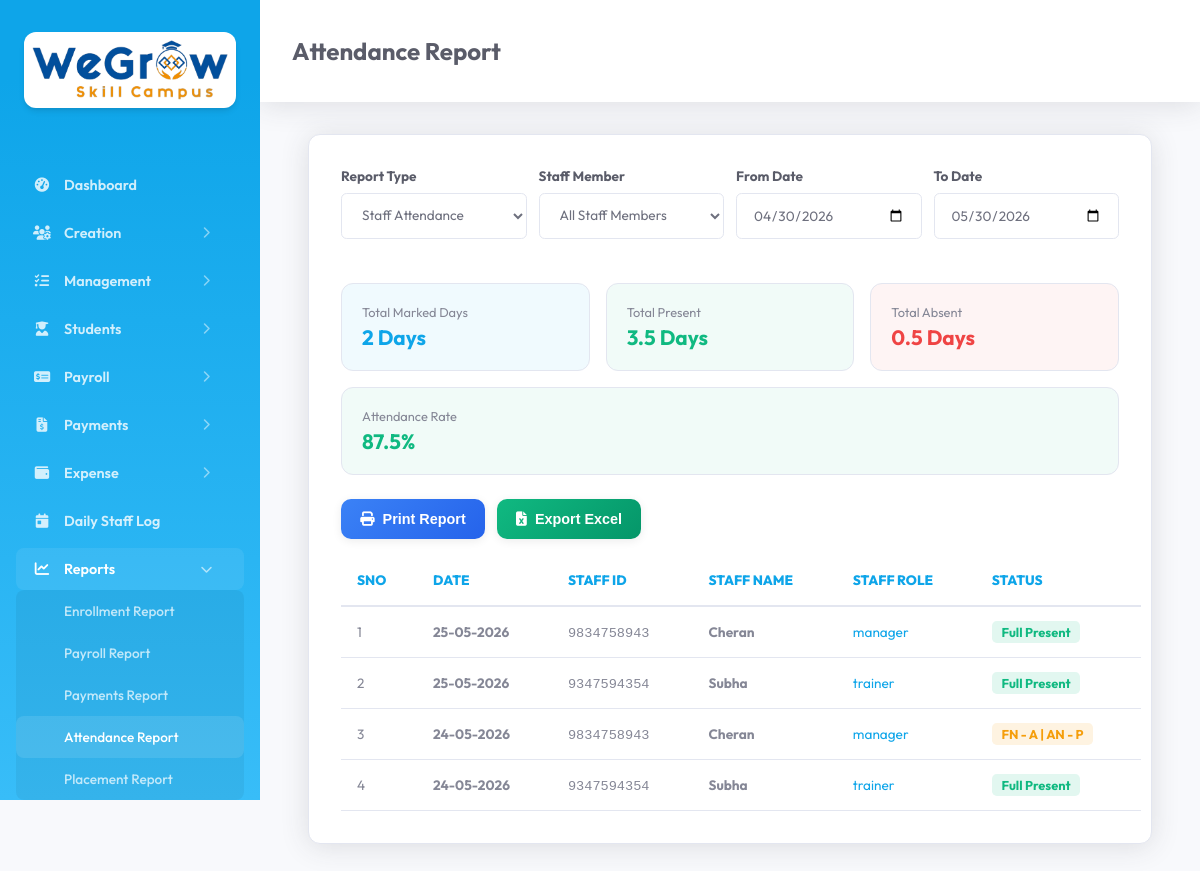
The page /report_attendance.php (signed in) on the database its author committed.
### tables this page shows
CREATE TABLE `tc_attendance` (
  `id` int(11) NOT NULL AUTO_INCREMENT,
  `created_date_time` datetime DEFAULT NULL,
  `updated_date_time` datetime DEFAULT NULL,
  `company_id` mediumtext DEFAULT NULL,
  `attendance_id` mediumtext DEFAULT NULL,
  `attendance_date` date DEFAULT NULL,
  `staff_id` mediumtext DEFAULT NULL,
  `staff_name` mediumtext DEFAULT NULL,
  `staff_number` mediumtext DEFAULT NULL,
  `staff_role` mediumtext DEFAULT NULL,
  `fn_present` mediumtext DEFAULT NULL,
  `an_present` mediumtext DEFAULT NULL,
  `present_code` mediumtext DEFAULT NULL,
  `deleted` int(11) NOT NULL DEFAULT 0,
  PRIMARY KEY (`id`)
);

### main/basic_functions.php (called while the page is built, shortened)
<?php
    class Basic_Functions extends Database {
        public $con;
        public function getQueryRecords($query, $params = []) {
            $con = $this->con;
            $stmt = $con->prepare($query);
            $stmt->execute($params);
            return $stmt->fetchAll();
        }
    }
?>

### report_attendance.php (the view, shortened to what this page needs)
<?php require_once 'common_file.php';
$from_page = 'Attendance Report';
$from_date = date('Y-m-d', strtotime('-30 days'));
$to_date = date('Y-m-d');
$report_type = 'staff';
$staff_id = '';
$student_id = '';
$attendance_data = [];
$total_present_days = 0;
$total_absent_days = 0;
$unique_dates = [];
$total_marked = 0;
if ($report_type === 'staff') {
    $where = "a.deleted = 0 AND a.company_id = :comp_id";
    $params = [':comp_id' => $_SESSION['company_id']];
    if (!empty($from_date)) {
        $where .= " AND a.attendance_date >= :from_date";
        $params[':from_date'] = $from_date;
    }
    if (!empty($to_date)) {
        $where .= " AND a.attendance_date <= :to_date";
        $params[':to_date'] = $to_date;
    }
    $query = "SELECT a.*
              FROM {$GLOBALS['attendance_table']} a
              WHERE $where
              ORDER BY a.attendance_date DESC, a.staff_name ASC";
    $attendance_data = $bf->getQueryRecords($query, $params);
}
if (!empty($attendance_data)) {
    foreach ($attendance_data as $row) {
        $total_marked++;
        $unique_dates[$row['attendance_date']] = true;
        switch ($row['present_code']) {
            case 'PP':
                $total_present_days += 1;
                break;
            case 'PA':
            case 'AP':
                $total_present_days += 0.5;
                $total_absent_days += 0.5;
                break;
        }
    }
}
$total_days = count($unique_dates);
$attendance_rate = $total_marked > 0 ? ($total_present_days / $total_marked) * 100 : 0;
?>
<!DOCTYPE html>
<html lang="en">
<head>
    <link rel="stylesheet" href="assets/css/style.css">
</head>
<body>
    <?php include 'sidebar.php'; ?>
    <div class="main-content update_content">
        <div class="header">
            <h2><?php echo htmlspecialchars($from_page); ?></h2>
        </div>
        <div class="module-section">
            <div id="attendance_report_container">
                <form name="attendance_report_form" id="attendance_report_form" method="post">
                    <div class="filter-row">
                        <div class="form-group">
                            <label>Report Type</label>
                            <select name="report_type" id="report_type" class="form-input" onchange="onReportTypeChange()">
                                <option value="staff" <?php echo $report_type === 'staff' ? 'selected' : ''; ?>>Staff Attendance</option>
                            </select>
                        </div>
                        <div class="form-group" id="filter_staff" style="<?php echo $report_type === 'staff' ? '' : 'display:none;'; ?>">
                            <label>Staff Member</label>
                            <select name="staff_id" id="staff_id" class="form-input" onchange="getReport()">
                                <option value="">All Staff Members</option>
                            </select>
                        </div>
                        <div class="form-group">
                            <label>From Date</label>
                            <input type="date" name="from_date" id="from_date" class="form-input"
                                value="<?php echo $from_date; ?>" max="<?php echo date('Y-m-d'); ?>" onchange="getReport()">
                        </div>
                        <div class="form-group">
                            <label>To Date</label>
                            <input type="date" name="to_date" id="to_date" class="form-input"
                                value="<?php echo $to_date; ?>" max="<?php echo date('Y-m-d'); ?>" onchange="getReport()">
                        </div>
                    </div>
                </form>
                <div class="summary-cards" style="margin-top: 1.5rem;">
                    <div class="summary-card" style="background: rgba(14,165,233,0.06);">
                        <div class="label">Total Marked Days</div>
                        <div class="value" style="color: var(--primary);"><?php echo $total_days; ?> Days</div>
                    </div>
                    <div class="summary-card" style="background: rgba(16,185,129,0.06);">
                        <div class="label">Total Present</div>
                        <div class="value present-color"><?php echo $total_present_days; ?> Days</div>
                    </div>
                    <div class="summary-card" style="background: rgba(239,68,68,0.06);">
                        <div class="label">Total Absent</div>
                        <div class="value absent-color"><?php echo $total_absent_days; ?> Days</div>
                    </div>
                    <div class="summary-card" style="background: rgba(16,185,129,0.06);">
                        <div class="label">Attendance Rate</div>
                        <div class="value present-color"><?php echo number_format($attendance_rate, 1); ?>%</div>
                    </div>
                </div>
                <div class="report-actions">
                    <button type="button" class="btn-report btn-print"
                        onclick="window.open('reports/rpt_attendance_report.php?report_type=<?php echo $report_type; ?>&staff_id=<?php echo $staff_id; ?>&student_id=<?php echo $student_id; ?>&from_date=<?php echo $from_date; ?>&to_date=<?php echo $to_date; ?>', '_blank')">
                        <i class="fas fa-print"></i> Print Report
                    </button>
                    <button type="button" class="btn-report btn-excel"
                        onclick="getExcelReport();">
                        <i class="fas fa-file-excel"></i> Export Excel
                    </button>
                </div>
                <table class="responsive table table-bordered" id="attendance_report_table">
                    <thead>
                        <tr>
                            <th>Sno</th>
                            <th>Date</th>
                            <?php if ($report_type === 'staff'): ?>
                                <th>Staff ID</th>
                                <th>Staff Name</th>
                                <th>Staff Role</th>
                            <?php endif; ?>
                            <th>Status</th>
                        </tr>
                    </thead>
                    <tbody>
                        <?php
                            $sno = 1;
                            if(!empty($attendance_data)) {
                                foreach ($attendance_data as $row) {
                                    $status_badge = '';
                                    switch ($row['present_code']) {
                                        case 'PP':
                                            $status_badge = '<span class="status-badge" style="background: rgba(16,185,129,0.12); color: #10b981; font-weight: 700; padding: 0.2rem 0.6rem; border-radius: 0.3rem; font-size: 0.8rem;">Full Present</span>';
                                            break;
                                        case 'AP':
                                            $status_badge = '<span class="status-badge" style="background: rgba(245,158,11,0.12); color: #f59e0b; font-weight: 700; padding: 0.2rem 0.6rem; border-radius: 0.3rem; font-size: 0.8rem;">FN - A | AN - P</span>';
                                            break;
                                    }
                        ?>
                                    <tr>
                                        <td><?php echo $sno++; ?></td>
                                        <td><strong><?php echo date('d-m-Y', strtotime($row['attendance_date'])); ?></strong></td>
                                        <?php if ($report_type === 'staff'): ?>
                                            <td><span style="font-family: monospace; color: var(--text-muted);"><?php echo htmlspecialchars($row['staff_number']); ?></span></td>
                                            <td><strong><?php echo htmlspecialchars($row['staff_name']); ?></strong></td>
                                            <td><span class="status-badge" style="background: var(--primary-light); color: var(--primary);"><?php echo htmlspecialchars($row['staff_role']); ?></span></td>
                                        <?php endif; ?>
                                        <td><?php echo $status_badge; ?></td>
                                    </tr>
                                <?php } ?>
                            <?php } else { ?>
                                <tr>
                                    <td colspan="7" style="text-align:center; padding: 2rem; color: var(--text-muted);">No attendance records found.</td>
                                </tr>
                        <?php } ?>
                    </tbody>
                </table>
            </div>
        </div>
    </div>
</body>
</html>

### rows shown on the page
tc_attendance: attendance_date "25-05-2026", staff_number "9834758943", staff_name "Cheran", staff_role "manager", present_code "Full Present"
tc_attendance: attendance_date "25-05-2026", staff_number "9347594354", staff_name "Subha", staff_role "trainer", present_code "Full Present"
tc_attendance: attendance_date "24-05-2026", staff_number "9834758943", staff_name "Cheran", staff_role "manager", present_code "FN - A | AN - P"
tc_attendance: attendance_date "24-05-2026", staff_number "9347594354", staff_name "Subha", staff_role "trainer", present_code "Full Present"

### other values the page prints
$modules[$page_key] "Dashboard"
$item['title'] "Creation"
$item['title'] "Management"
$item['title'] "Students"
$item['title'] "Payroll"
$item['title'] "Payments"
$item['title'] "Expense"
$modules[$page_key] "Daily Staff Log"
$item['title'] "Reports"
$modules[$page_key] "Enrollment Report"
$modules[$page_key] "Payroll Report"
$modules[$page_key] "Payments Report"
$modules[$page_key] "Attendance Report"
$modules[$page_key] "Placement Report"
$from_page "Attendance Report"
